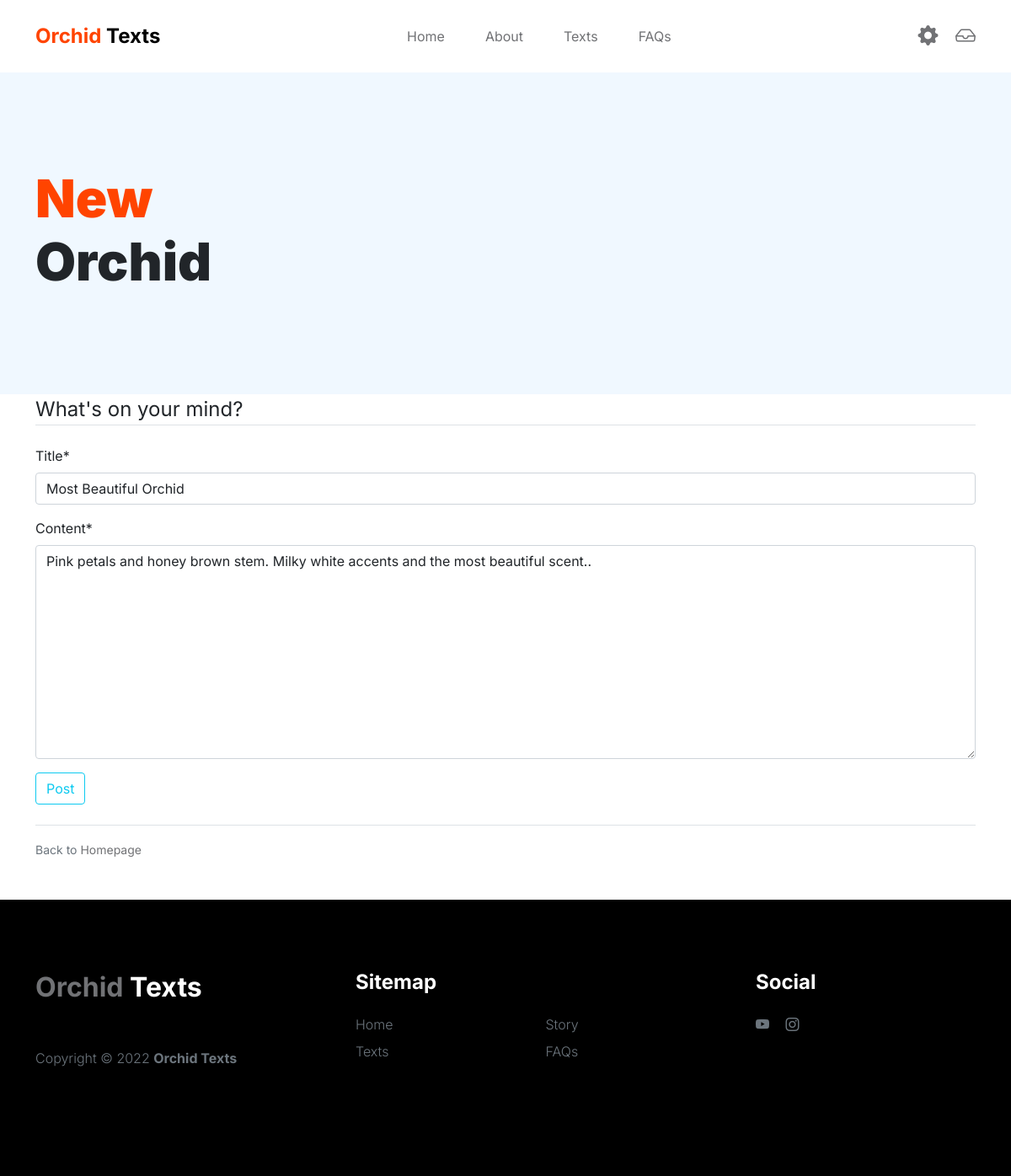
Page /post/1/update (signed in) on the committed database.
### blog/models.py (models this page shows, shortened)
class Post(models.Model):
    title = models.CharField(max_length=200)
    content = models.TextField()
    date_posted = models.DateTimeField(default = timezone.now)
    author = models.ForeignKey(User, on_delete=models.CASCADE)

### blog/views.py (the view, shortened to what this page needs)
# urls.py: path('post/<int:pk>/update', PostUpdateView.as_view(), name="blog-update"),
class PostUpdateView(LoginRequiredMixin, UserPassesTestMixin, UpdateView):
    model = Post
    fields = ['title', 'content']
    def test_func(self):
        post = self.get_object()
        if self.request.user == post.author:
            return True
        return False

### blog/templates/blog/post_form.html (shortened to what this page needs)
{% extends 'blog/base.html' %}
{% load crispy_forms_tags %}
{% block content %}
<header class="site-header section-padding d-flex justify-content-center align-items-center">
    <div class="container">
        <div class="row">
            <div class="col-lg-10 col-12">
                <h1>
                    <span class="d-block text-primary">New</span>
                    <span class="d-block text-dark">Orchid</span>
                </h1>
            </div>
        </div>
    </div>
  </header>
  <div class = "container">
    <div class="content-section">
        <form action="" method="post">
            <fieldset class="form-group">
                <legend class="border-bottom mb-4">What's on your mind?</legend>
                {{ form|crispy }}
            </fieldset>
            <div class="form-group">
                <button class="btn btn-outline-info" type="submit">Post</button>
            </div>
        </form>
        <br>
        <div class="border-top pt-3">
            <small class="text-muted">Back to <a href="{% url 'Orchid-Home' %}">Homepage</a></small>
        </div>
        <br>
        <br>
    </div>
    </div>
{% endblock content %}

### blog/static/blog/css/main.css (style rules this page uses)
:root { --white-color: #FFFFFF; --primary-color: #FF4400; --section-bg-color: #f0f8ff; --dark-color: #000000; --grey-color: #d0d1d1; --p-color: #717275; --body-font-family: 'Inter', sans-serif; --h5-font-size: 24px; --p-font-size: 20px; --copyright-text-font-size: 16px; --product-link-font-size: 14px; --custom-link-font-size: 12px; --font-weight-thin: 100; --font-weight-light: 300; --font-weight-normal: 400; --font-weight-bold: 700; --font-weight-black: 900; }
body, html { height: 100%; }
html { scroll-behavior: smooth; }
body { background: var(--white-color); font-family: var(--body-font-family); position: relative; }
h1, h2, h3, h4, h5, h6 { font-weight: var(--font-weight-bold); }
h1, h2 { font-weight: var(--font-weight-black); }
h1 { font-size: 64px; line-height: normal; }
a, button { touch-action: manipulation; transition: all 0.3s; }
a { color: var(--p-color); text-decoration: none; }
.text-primary { color: var(--primary-color) !important; }
.site-header { background-color: var(--section-bg-color); position: relative; overflow: hidden; margin-top: 86px; }
.site-header.section-padding { padding-top: 7rem; padding-bottom: 7rem; }
.section-padding { padding-top: 7rem; padding-bottom: 7rem; }
@media screen and (max-width: 1200px) { h1 { font-size: 62px; } }

### rows in the picture
Post: title "Most Beautiful Orchid", content "Pink petals and honey brown stem. Milky white accents and the most beautiful scent.."
